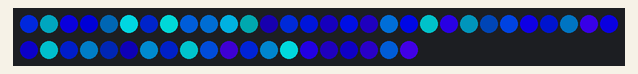
Simulated run of this program. Board: Raspberry Pi Pico running MicroPython. Shown: 50 RGB LEDs in strip order, left to right, continuing on the next row. Dim RGB values are drawn brighter than linear; random numbers come from a fixed seed.

Above: at 0.16 s.
At 9.46 s:
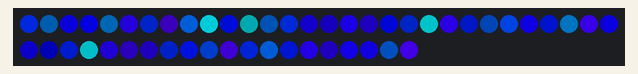
At 19.96 s:
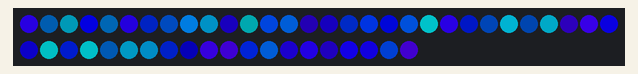
At 29.86 s:
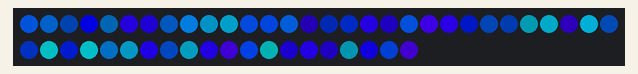
At 39.76 s:
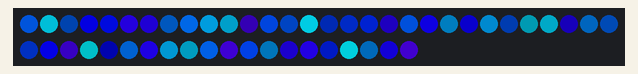

The program:

random-blinkies.py
```python
# This simple example randomises LED colours and brightness for a subtly sparkly effect.

import plasma
from plasma import plasma2040
import time
# Random functions! randrange is for picking integers from a range, and uniform is for floats.
from random import randrange, uniform

# Set how many LEDs you have
NUM_LEDS = 50

# Pick what bits of the colour wheel to use (from 0-360°, try https://www.cssscript.com/demo/hsv-hsl-color-wheel-picker-reinvented/ )
HUE_START = 180
HUE_END = 260

# Set up brightness minimum and maximum (between 0.0 and 1.0)
BRIGHTNESS_MIN = 0.2
BRIGHTNESS_MAX = 0.7

# Set up speed (wait time between updates, in seconds.)
SPEED = 0.3

# Pick *one* LED type by uncommenting the relevant line below:

# APA102 / DotStar™ LEDs
# led_strip = plasma.APA102(NUM_LEDS, 0, 0, plasma2040.DAT, plasma2040.CLK)

# WS2812 / NeoPixel™ LEDs
led_strip = plasma.WS2812(NUM_LEDS, 0, 0, plasma2040.DAT)

# Start updating the LED strip
led_strip.start()

# Light up all the leds random colours and brightnesses from the specified ranges...
for i in range(NUM_LEDS):
    led_strip.set_hsv(i, randrange(HUE_START, HUE_END) / 360, 1.0, uniform(BRIGHTNESS_MIN, BRIGHTNESS_MAX))

while True:
    # ...and then update one random pixel at a time to keep things fresh and sparkly.
    # Comment out the lines below if you want static lights.
    led_strip.set_hsv(randrange(0, NUM_LEDS), randrange(HUE_START, HUE_END) / 360, 1.0, uniform(BRIGHTNESS_MIN, BRIGHTNESS_MAX))
    time.sleep(SPEED)
```
